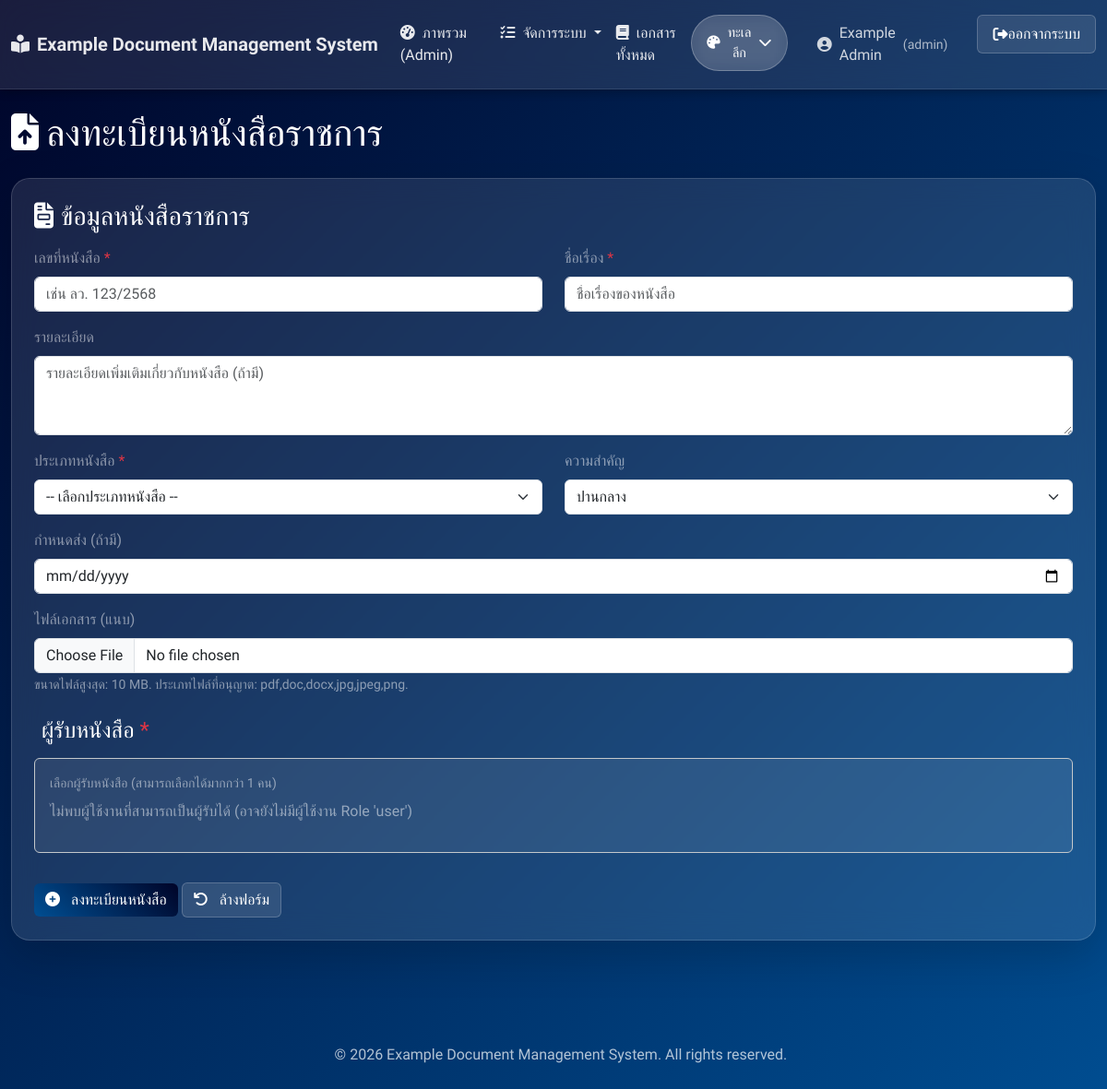
/documents_register.php (signed in), run on the app's committed database.
### tables this page shows
CREATE TABLE `system_settings` (
  `id` int(11) NOT NULL,
  `setting_key` varchar(100) NOT NULL,
  `setting_value` text DEFAULT NULL,
  `description` text DEFAULT NULL,
  `created_at` timestamp NOT NULL DEFAULT current_timestamp(),
  `updated_at` timestamp NOT NULL DEFAULT current_timestamp() ON UPDATE current_timestamp()
);

### config/database.php (called while the page is built, shortened)
<?php
function getSystemSetting($key, $default_value = null) {
    $temp_conn = new mysqli(DB_SERVER, DB_USERNAME, DB_PASSWORD, DB_NAME);
    $temp_conn->set_charset("utf8mb4");
    $stmt = $temp_conn->prepare("SELECT setting_value FROM system_settings WHERE setting_key = ?");
    if ($stmt) {
        $stmt->bind_param('s', $key);
        $stmt->execute();
        $result = $stmt->get_result();
        if ($row = $result->fetch_assoc()) {
            $value = $row['setting_value'];
            return $value;
        }
    }
    return $default_value;
}
?>

### documents_register.php (the view, shortened to what this page needs)
<?php
require_once 'config/database.php';
$max_file_size = (int)getSystemSetting('max_file_size', 10485760);
$allowed_file_types_str = getSystemSetting('allowed_file_types', 'pdf,doc,docx,jpg,jpeg,png');
$recipients = [];
require_once 'includes/header.php';
?>
<div class="container-fluid mt-4">
    <div class="row">
        <div class="col-md-12">
            <h1 class="text-white mb-4"><i class="fas fa-file-upload me-2"></i>ลงทะเบียนหนังสือราชการ</h1>
        </div>
    </div>
    <div class="glassmorphism p-4 rounded-lg shadow-lg mb-4">
        <h3 class="text-white mb-3"><i class="fas fa-file-invoice me-2"></i>ข้อมูลหนังสือราชการ</h3>
        <form method="POST" action="" enctype="multipart/form-data">
            <div class="row">
                <div class="col-md-6 mb-3">
                    <label for="document_number" class="form-label text-white-50">เลขที่หนังสือ <span class="text-danger">*</span></label>
                    <input type="text" class="form-control" id="document_number" name="document_number" required placeholder="เช่น ลว. 123/2568">
                </div>
                <div class="col-md-6 mb-3">
                    <label for="title" class="form-label text-white-50">ชื่อเรื่อง <span class="text-danger">*</span></label>
                    <input type="text" class="form-control" id="title" name="title" required placeholder="ชื่อเรื่องของหนังสือ">
                </div>
            </div>
            <div class="mb-3">
                <label for="description" class="form-label text-white-50">รายละเอียด</label>
                <textarea class="form-control" id="description" name="description" rows="3" placeholder="รายละเอียดเพิ่มเติมเกี่ยวกับหนังสือ (ถ้ามี)"></textarea>
            </div>
            <div class="row">
                <div class="col-md-6 mb-3">
                    <label for="document_type_id" class="form-label text-white-50">ประเภทหนังสือ <span class="text-danger">*</span></label>
                    <select class="form-select" id="document_type_id" name="document_type_id" required>
                        <option value="">-- เลือกประเภทหนังสือ --</option>
                    </select>
                </div>
                <div class="col-md-6 mb-3">
                    <label for="priority" class="form-label text-white-50">ความสำคัญ</label>
                    <select class="form-select" id="priority" name="priority">
                        <option value="medium" selected>ปานกลาง</option>
                    </select>
                </div>
            </div>
            <div class="mb-3">
                <label for="due_date" class="form-label text-white-50">กำหนดส่ง (ถ้ามี)</label>
                <input type="date" class="form-control" id="due_date" name="due_date">
            </div>
            <div class="mb-3">
                <label for="document_file" class="form-label text-white-50">ไฟล์เอกสาร (แนบ)</label>
                <input class="form-control" type="file" id="document_file" name="document_file">
                <small class="form-text text-white-50">
                    ขนาดไฟล์สูงสุด: <?php echo ($max_file_size / 1024 / 1024) . ' MB'; ?>. ประเภทไฟล์ที่อนุญาต: <?php echo htmlspecialchars($allowed_file_types_str); ?>.
                </small>
            </div>
            <h4 class="text-white mt-4 mb-3"><i class="fas fa-users-check me-2"></i>ผู้รับหนังสือ <span class="text-danger">*</span></h4>
            <div class="mb-3 border border-secondary-subtle rounded p-3 glassmorphism-item">
                <small class="text-white-50 mb-2 d-block">เลือกผู้รับหนังสือ (สามารถเลือกได้มากกว่า 1 คน)</small>
                <div class="row">
                    <?php if (empty($recipients)): ?>
                        <p class="text-white-50">ไม่พบผู้ใช้งานที่สามารถเป็นผู้รับได้ (อาจยังไม่มีผู้ใช้งาน Role 'user')</p>
                    <?php endif; ?>
                </div>
            </div>
            <button type="submit" class="btn btn-primary-glass mt-3">
                <i class="fas fa-plus-circle me-2"></i>
                ลงทะเบียนหนังสือ
            </button>
            <button type="reset" class="btn btn-secondary-glass mt-3">
                <i class="fas fa-undo me-2"></i>
                ล้างฟอร์ม
            </button>
        </form>
    </div>
</div>
<?php
require_once 'includes/footer.php';
?>

### data on the page
system_settings: $max_file_size/1024/1024 "10"
system_settings: setting_value "pdf,doc,docx,jpg,jpeg,png"

### other printed values
SITE_NAME "Example Document Management System"
$themes[$current_theme]['name'] "ทะเลลึก"
$display_user_name "Example Admin"
$display_user_role "admin"
